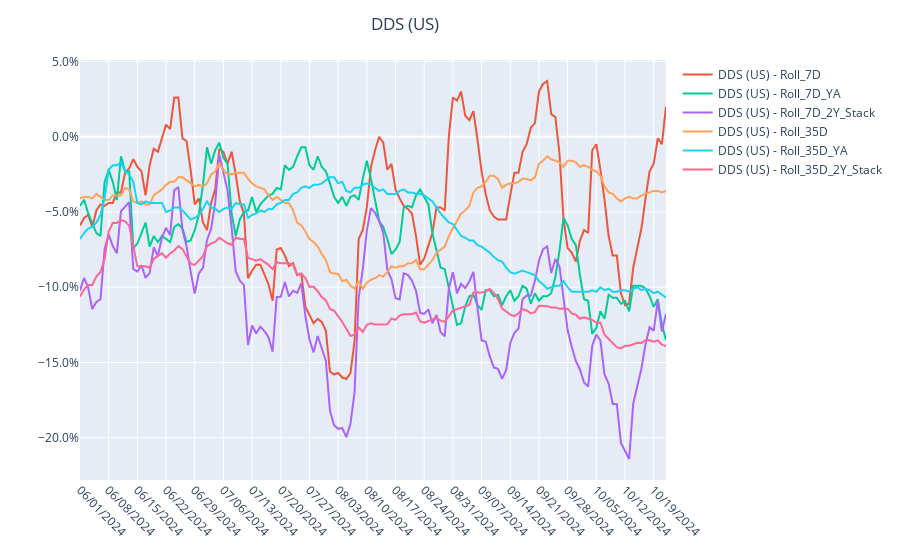

The cell this chart's notebook holds for it:
### Code cell
selected_segment = 'DDS (US)'

single_plot_df = us1_2_day_seg_df[us1_2_day_seg_df['segment_name'] == selected_segment][(us1_2_day_seg_df['trans_date_dt'] >= first_trans_date)]

fig = px.line()

fig.add_scatter(x = single_plot_df['norm_date'], y = single_plot_df['rolling_7d_spend_growth'], name = str(selected_segment) + ' - Roll_7D')
fig.add_scatter(x = single_plot_df['norm_date'], y = single_plot_df['rolling_7d_spend_growth_ya'], name = str(selected_segment) + ' - Roll_7D_YA')
fig.add_scatter(x = single_plot_df['norm_date'], y = ((1+single_plot_df['rolling_7d_spend_growth_ya'])*(1+single_plot_df['rolling_7d_spend_growth']))-1, name = str(selected_segment) + ' - Roll_7D_2Y_Stack')

fig.add_scatter(x = single_plot_df['norm_date'], y = single_plot_df['rolling_35d_spend_growth'], name = str(selected_segment) + ' - Roll_35D')
fig.add_scatter(x = single_plot_df['norm_date'], y = single_plot_df['rolling_35d_spend_growth_ya'], name = str(selected_segment) + ' - Roll_35D_YA')
fig.add_scatter(x = single_plot_df['norm_date'], y = ((1+single_plot_df['rolling_35d_spend_growth_ya'])*(1+single_plot_df['rolling_35d_spend_growth']))-1, name = str(selected_segment) + ' - Roll_35D_2Y_Stack')


fig.update_yaxes(tickformat=".1%")

fig.update_xaxes(tickangle=45,
                 tickmode = 'array',
                 tickvals = single_plot_df['norm_date'][0::7])

fig.update_layout(title_text=selected_segment, title_x=0.45)

fig.show()

### Figure 1 — Plotly figure (JSON) as saved in the notebook; plotly's stock layout.template omitted (floating-point values rounded to 4 significant figures; data arrays with more than 128 entries replaced by an {"elided": "..."} marker saying what was removed)
{"data": [{"hovertemplate": "<extra></extra>", "legendgroup": "", "line": {"color": "#636efa", "dash": "solid"}, "marker": {"symbol": "circle"}, "mode": "lines", "name": "", "orientation": "v", "showlegend": false, "type": "scatter", "xaxis": "x", "yaxis": "y"}, {"name": "DDS (US) - Roll_7D", "type": "scatter", "x": {"elided": "144 str values"}, "y": {"elided": "144 float values"}}, {"name": "DDS (US) - Roll_7D_YA", "type": "scatter", "x": {"elided": "144 str values"}, "y": {"elided": "144 float values"}}, {"name": "DDS (US) - Roll_7D_2Y_Stack", "type": "scatter", "x": {"elided": "144 str values"}, "y": {"elided": "144 float values"}}, {"name": "DDS (US) - Roll_35D", "type": "scatter", "x": {"elided": "144 str values"}, "y": {"elided": "144 float values"}}, {"name": "DDS (US) - Roll_35D_YA", "type": "scatter", "x": {"elided": "144 str values"}, "y": {"elided": "144 float values"}}, {"name": "DDS (US) - Roll_35D_2Y_Stack", "type": "scatter", "x": {"elided": "144 str values"}, "y": {"elided": "144 float values"}}], "layout": {"legend": {"tracegroupgap": 0}, "margin": {"t": 60}, "title": {"text": "DDS (US)", "x": 0.45}, "xaxis": {"anchor": "y", "domain": [0, 1], "tickangle": 45, "tickmode": "array", "tickvals": ["06/01/2024", "06/08/2024", "06/15/2024", "06/22/2024", "06/29/2024", "07/06/2024", "07/13/2024", "07/20/2024", "07/27/2024", "08/03/2024", "08/10/2024", "08/17/2024", "08/24/2024", "08/31/2024", "09/07/2024", "09/14/2024", "09/21/2024", "09/28/2024", "10/05/2024", "10/12/2024", "10/19/2024"]}, "yaxis": {"anchor": "x", "domain": [0, 1], "tickformat": ".1%"}}}
